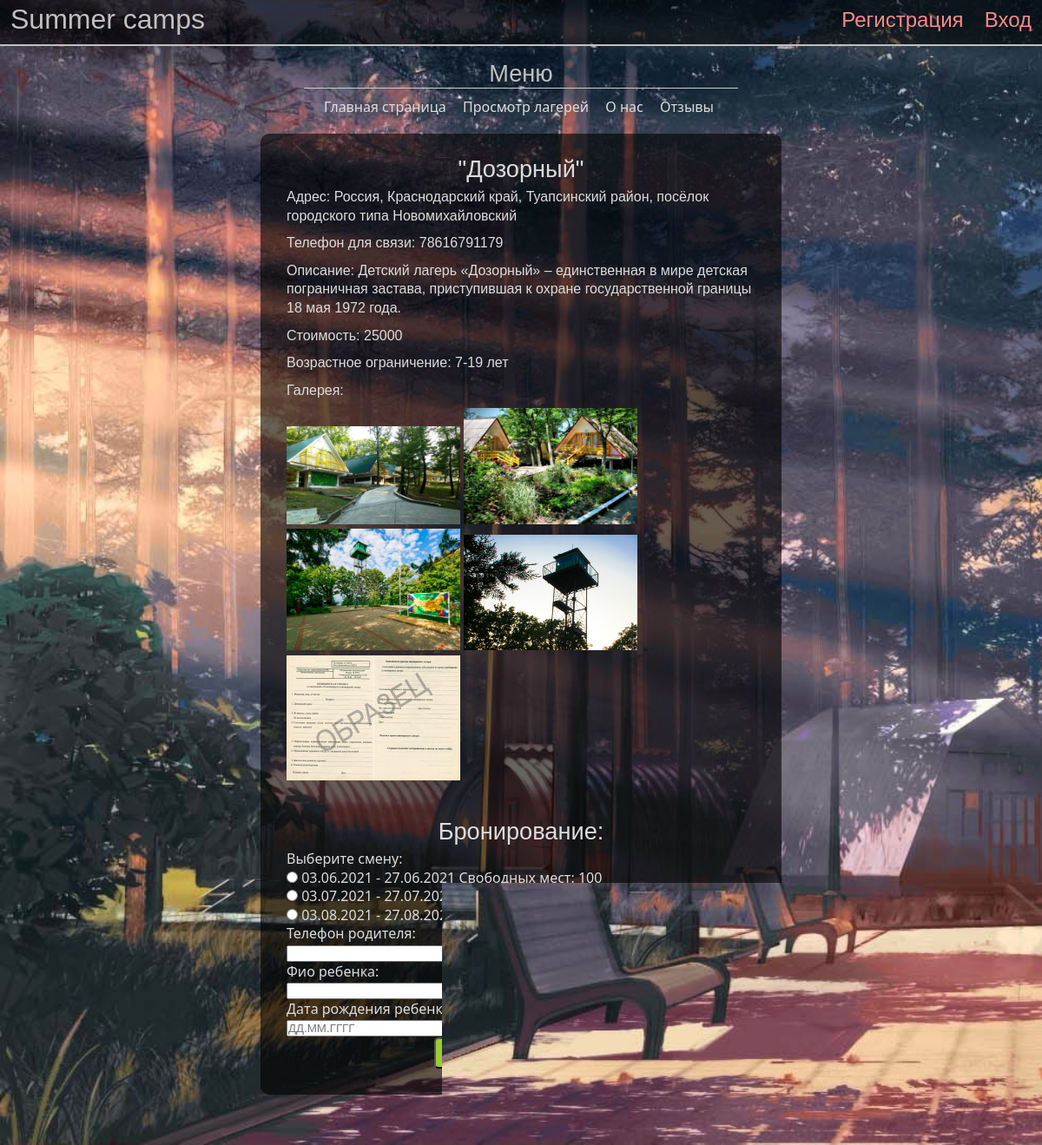
Screenshot of /first/dozor.php with the database file from the repository.
### tables this page shows
CREATE TABLE `lager` (
  `Id` int(11) NOT NULL,
  `Id_smena` int(11) NOT NULL,
  `Name` varchar(250) NOT NULL,
  `Adress` varchar(250) NOT NULL,
  `Phone` varchar(11) NOT NULL,
  `About` varchar(250) NOT NULL,
  `Url` varchar(10) NOT NULL,
  `Stoim` int(11) NOT NULL,
  `Places` int(11) NOT NULL
);

CREATE TABLE `smena` (
  `Id` int(11) NOT NULL,
  `Date_nach` date NOT NULL,
  `Date_okonch` date NOT NULL,
  `Places` int(11) NOT NULL
);

### first/dozor.php (the view, shortened to what this page needs)
<!DOCTYPE html>
<html>
    <head>
      <?
      require "head.php"
      ?>
    </head>
    <body>
      <div id="page-wrap">
      <header>
        <?
        require "header2.php"
        ?>
      </header>
      <div class="clear"><br /></div>
      <center>
        <?
        require "menu.php"
        ?>
      </center>
       <div class="img_block" style="
         background: rgba(0, 0, 0, 0.6);
         margin-top: 20px;
         margin-left: 300px;
         margin-right: 300px;
         padding: 30px;
         border-radius: 10px;">
         <p align="center" style="font-size: 1.7em; font-family: Comic Sans MS, sans-serif">
           "Дозорный"
         </p>
         <?php
         function printlager ($lagerinfo){
                 while (($row = $lagerinfo->fetch_assoc())!= false){
                        echo "<p style=\"font-family: Comic Sans MS, sans-serif;text-indent: 0px\">Адрес: ".$row["Adress"]."</p>";
                        echo "<p style=\"font-family: Comic Sans MS, sans-serif;text-indent: 0px\">Телефон для связи: ".$row["Phone"]."</p>";
                        echo "<p style=\"font-family: Comic Sans MS, sans-serif;text-indent: 0px\">Описание: ".$row["About"]."</p>";
                        echo "<p style=\"font-family: Comic Sans MS, sans-serif;text-indent: 0px\">Стоимость: ".$row["Stoim"]."</p>";
                 }
             }
             $mysqli = new mysqli("localhost","admin_bd","2000","bd_lager");
             $mysqli->query( "SET NAMES 'utf8'");
             $lagerinfo = $mysqli->query("SELECT * FROM `lager` WHERE `Name` LIKE 'Дозорный'");
             printlager($lagerinfo);
         ?>
           <p style="font-family: Comic Sans MS, sans-serif;text-indent: 0px">Возрастное ограничение: 7-19 лет</p>
           <p style="font-family: Comic Sans MS, sans-serif;text-indent: 0px">Галерея:</p>
         <?php
  function excess($files) {
    $result = array();
    for ($i = 0; $i < count($files); $i++) {
      if ($files[$i] != "." && $files[$i] != "..") $result[] = $files[$i];
    }
    return $result;
  }
  $dir = "img/dozor";
  $files = scandir($dir);
  $files = excess($files);
?>
<?php for ($i = 0; $i < count($files); $i++) { ?>
  <img src="<?=$dir."/".$files[$i]?>" width="200" height="200" alt="" />
  <?php if (($i + 1) % 5 == 0) { ?><br /><?php } ?>
<?php } ?>
<center>
  <br></br>
  <p style="font-size: 1.7em; font-family: Comic Sans MS, sans-serif;text-indent: 0px">Бронирование:</p>
</center>
         <?php  if ($_COOKIE['proverka'] == ''):?>
           <?
           $mysqli = new mysqli("localhost","admin_bd","2000","bd_lager");
           $mysqli->query( "SET NAMES 'utf8'");
           $one = $mysqli->query("SELECT * FROM `smena` WHERE `Id` = 7");
           $two = $mysqli->query("SELECT * FROM `smena` WHERE `Id` = 8");
           $three = $mysqli->query("SELECT * FROM `smena` WHERE `Id` = 9");
           function printplaces ($place){
                   while (($row = $place->fetch_assoc())!= false){
                          echo "".$row["Places"]."";
                   }}
           ?>
         <form class="" action="" method="post">
           <label>Выберите смену:</label><span style="color:red"><?=$error_mesta?></span><br />
           <input type="radio" name="smena" value="one" /> 03.06.2021 - 27.06.2021 Свободных мест: <?printplaces($one);?><br />
           <input type="radio" name="smena" value="two" /> 03.07.2021 - 27.07.2021 Свободных мест: <?printplaces($two);?><br />
           <input type="radio" name="smena" value="three" /> 03.08.2021 - 27.08.2021 Свободных мест: <?printplaces($three);?><br />
           <label>Телефон родителя:</label><br /><input type="text" name="phone"/><span style="color:red"><?=$error_phone?></span><br />
           <label>Фио ребенка:</label><br /><input type="text" name="fio_reb"/><span style="color:red"><?=$error_fio_reb?></span><br />
           <label>Дата рождения ребенка:</label><br /><input type="text" name="date" placeholder="ДД.ММ.ГГГГ"/><span style="color:red"><?=$error_date?></span><br />
           <center>
           <input type="submit" name="bron" id="bron" class="bron" value="Забронировать" style="
             font-size: 1.2em;
             background-color: #9ACD32;
             border-radius: 5px;
             border-radius: 2x solid silver;
             padding: 5px;
             width: 200px;"><span style="color:red"><?=$error_auth?></span><br />
           </center>
         </form>
         <?php endif; ?>
       </div>
    </div>
      <footer>
        <?
        require "footer.php"
        ?>
      </footer>
    </body>
</html>

### first/head.php (shortened to what this page needs)
<link href="css/style.css" rel="stylesheet" type="text/css" />

### first/header2.php (shortened to what this page needs)
<span class="right">
  <span class="contact"><a href="reg.php" title="Зарегестрироваться">Регистрация</a></span>
  <span class="contact"><a href="login.php" title="Войти">Вход</a></span>
</span>
  <a href="index.php" title="На главную" id="logo">Summer camps</a>

### first/menu.php
<div id="menu">Меню<hr /></div>
<div id="menuHrefs">
  <a href="index.php">Главная страница</a>
  <a href="lager.php">Просмотр лагерей</a>
  <a href="about.php">О нас</a>
  <a href="feedback.php">Отзывы</a>
</div>

### first/footer.php
<span class="left">Все права защищены &copy; 2020</span>
<span class="right"><a href="https://vk.com/darkeyn":>Связь ВКонтакте<img src="img/vk.png" alt"Профиль Вконтакте" title="Профиль Вконтакте"/></a></span>

### first/CSS/style.css (style rules this page uses)
* { margin: 0; padding: 0; outline: none; }
html { height: 100%; }
p { margin-bottom: 10px; }
body { background-image: url(../img/fon.jpg); background-size: cover; background-attachment: fixed; width: 100%; height: 100%; color: Gainsboro; font-size: 1em; font-family: "Segoe UI", sans-serif; line-height: 135%; }
a { color: #f48b8b; text-decoration: none; transition: all.6s ease; -moz-transition: all.6s ease; -webkit-transition: all.6s ease; -ms-transition: all.6s ease; }
img { max-width: 100%; height: auto; width: auto\9; }
hr { display: block; border: 0; height: 1px; border-top: 1px solid #ccc; padding: 0; }
.right { float: right; }
.left { float: left; }
.clear { clear: both; }
header, footer { background: rgba(0, 0, 0, 0.5); width: 98%; float: left; }
header { padding: 1%; border-bottom: 2px solid silver; }
#logo { font-size: 2em; font-family: Comic Sans MS, sans-serif; color: silver; }
.contact { font-size: 1.5em; font-family: Comic Sans MS, sans-serif; margin-left: 20px; }
#menu { color: silver; font-family: Comic Sans MS, sans-serif; font-size: 1.7em; }
#menu hr { width: 500px; max-width: 100%; margin-top: 5px; margin-bottom: 10px; }
#menuHrefs a { padding: 5px; border-radius: 5px; margin-right: 5px; color: Gainsboro; }
footer { padding: 1%; border-bottom: 2px solid silver; margin-top: 10px; padding-bottom: 2%; }
footer img { margin-right: 5px; float: left; width: 10%; }
#page-wrap:after { content: ""; display: block; }
footer, #page-wrap:after { height: 10px; }
#page-wrap { min-height: 94%; margin-bottom: -10px; }

### rows the page displays
lager: Adress "Россия, Краснодарский край, Туапсинский район, посёлок городского типа Новомихайловский", Phone "78616791179", About "Детский лагерь «Дозорный» – единственная в мире детская пограничная застава, приступившая к охране государственной границы 18 мая 1972 года.", Stoim "25000"
smena: Places "100"
smena: Places "100"
smena: Places "100"
